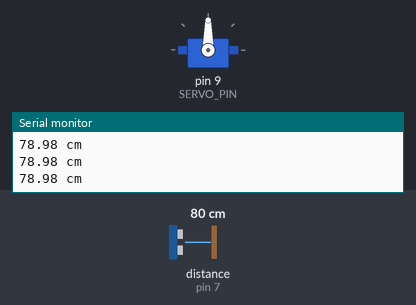
Simulated run of this sketch. Board: Arduino Uno, built with avr-gcc and run on an emulated ATmega328P. Shown: servo, the last lines printed to the serial monitor. Wiring (inferred from the names in the program): ultrasonic range finder: trigger pin 6; echo pin 7. Inputs (shaded band) come from the test bench; at power-on: distance to the obstacle (sensor on pin 7) 80 cm. The echo pulse lasts 58.3 µs per cm; the audio player accepts every command and is not drawn.

Above: at 1.3 s.
1.4 s: distance to the obstacle (sensor on pin 7) set to 28 cm
2.9 s: distance to the obstacle (sensor on pin 7) set to 23 cm
At 4.2 s:
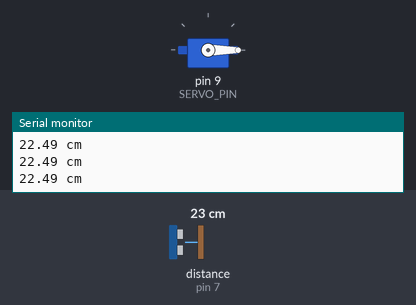
4.5 s: distance to the obstacle (sensor on pin 7) set to 35 cm
At 5.7 s:
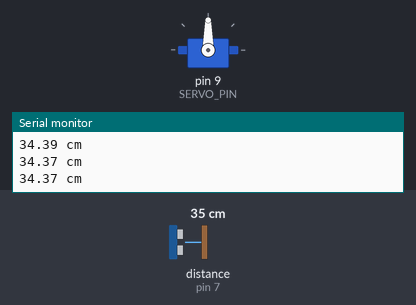
6.0 s: distance to the obstacle (sensor on pin 7) set to 2 cm
At 7.2 s:
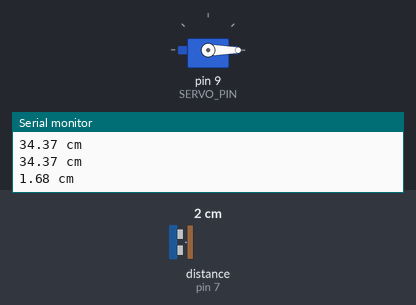
Timing chart, 0 to 8.5 s (numbered marks = the images above; inputs shaded):
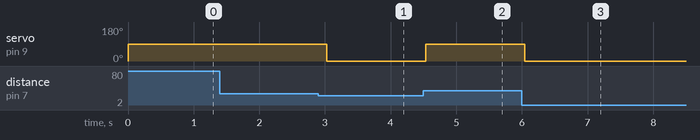

Measured:
- the behaviour switches between 26 and 25 cm on distance to the obstacle (sensor on pin 7) (found by bisection; images 0 and 1)
- after the input at 2.9 s, servo on pin 9 (SERVO_PIN): 90° → 0° after 0.13 s
- after the input at 4.5 s, servo on pin 9 (SERVO_PIN): 0° → 90° at once
- after the input at 6.0 s, servo on pin 9 (SERVO_PIN): 90° → 0° at once

The sketch:

furamigo_final2.ino
```cpp
#include "SoftwareSerial.h"
#include "DFRobotDFPlayerMini.h"
#include <Servo.h>

// constants won't change
const int TRIG_PIN  = 6;  // Arduino pin connected to Ultrasonic Sensor's TRIG pin
const int ECHO_PIN  = 7;  // Arduino pin connected to Ultrasonic Sensor's ECHO pin
const int SERVO_PIN = 9; // Arduino pin connected to Servo Motor's pin
const int DISTANCE_THRESHOLD = 25; // centimeters
const int DISTANCE_BARK = 15; // centimeters

static const uint8_t PIN_MP3_TX = 2; // Connects to module's RX
static const uint8_t PIN_MP3_RX = 3; // Connects to module's TX
SoftwareSerial softwareSerial(PIN_MP3_RX, PIN_MP3_TX);

// Create the Player object
DFRobotDFPlayerMini player;

Servo servo; // create servo object to control a servo


// variables will change:
float duration_us, distance_cm;

void setup() {
  Serial.begin (9600);       // initialize serial port
  pinMode(TRIG_PIN, OUTPUT); // set arduino pin to output mode
  pinMode(ECHO_PIN, INPUT);  // set arduino pin to input mode
  softwareSerial.begin(9600);
  servo.attach(SERVO_PIN);   // attaches the servo on pin 9 to the servo object
  servo.write(0);
}

void loop() {
  // generate 10-microsecond pulse to TRIG pin
  digitalWrite(TRIG_PIN, HIGH);
  delayMicroseconds(10);
  digitalWrite(TRIG_PIN, LOW);

  // measure duration of pulse from ECHO pin
  duration_us = pulseIn(ECHO_PIN, HIGH);
  // calculate the distance
  distance_cm = 0.017 * duration_us;

  if(distance_cm < DISTANCE_THRESHOLD){
    servo.write(0); // rotate servo motor to 90 degree'
  }else {
    servo.write(90);  // rotate servo motor to 0 degree
  }

  if (distance_cm < DISTANCE_BARK){
     player.begin(softwareSerial);
     player.volume(20);
     player.playMp3Folder(1);
  }

  // print the value to Serial Monitor
  Serial.print(distance_cm);
  Serial.println(" cm");

  delay(500);
}
```
